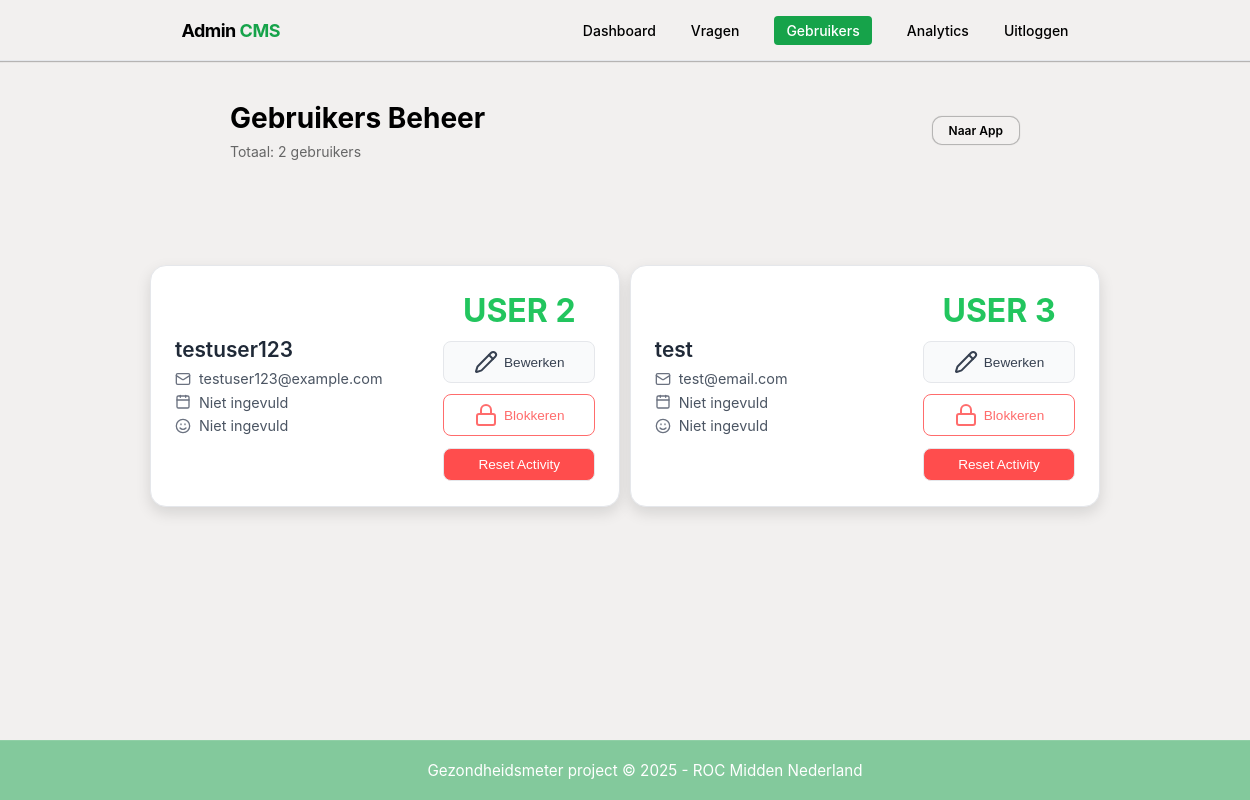
Page /admin/pages/gebruikers.php (signed in) on the committed database.
### tables this page shows
CREATE TABLE `users` (
  `id` bigint(20) UNSIGNED NOT NULL,
  `username` varchar(100) NOT NULL,
  `email` varchar(255) NOT NULL,
  `password_hash` varchar(255) NOT NULL,
  `is_admin` tinyint(1) NOT NULL DEFAULT 0,
  `display_name` varchar(150) DEFAULT NULL,
  `birthdate` date DEFAULT NULL,
  `gender` enum('male','female','other') DEFAULT NULL,
  `created_at` timestamp NOT NULL DEFAULT current_timestamp(),
  `last_login` timestamp NULL DEFAULT NULL,
  `is_active` tinyint(1) DEFAULT 1,
  `block_reason` text DEFAULT NULL,
  `deleted_at` timestamp NULL DEFAULT NULL
);

### src/models/User.php (called while the page is built, shortened)
<?php
class User
{
    public static function getAllUsers(): array
    {
        $pdo = Database::getConnection();
        $stmt = $pdo->prepare("SELECT * FROM `users` WHERE is_admin = 0");
        $stmt->execute();
        return $stmt->fetchAll(PDO::FETCH_ASSOC);
    }
}

### admin/pages/gebruikers.php (the view, shortened to what this page needs)
<?php
require_once __DIR__ . '/../../src/models/User.php';
$users = User::getAllUsers();
$totalUsers = count($users);
?>
<!DOCTYPE html>
<html lang="nl">
<head>
    <link rel="stylesheet" href="../../assets/css/admin.css">
</head>
<body class="auth-page">
    <?php include __DIR__ . '/../../components/navbar-admin.php'; ?>
    <div class="dashboard-container1">
        <div class="dashboard-header">
            <div class="dashboard-header-left">
                <h1>Gebruikers Beheer</h1>
                <p>Totaal: <?php echo $totalUsers; ?> gebruiker<?php echo $totalUsers !== 1 ? 's' : ''; ?></p>
            </div>
            <div class="dashboard-header-right">
                <a href="./home.php" class="btn-naar-app">Naar App</a>
            </div>
        </div>
    </div>
<div class="user-list-container">
    <?php foreach ($users as $user): ?>
    <div class="user-card">
        <div class="user-info-wrapper">
            <div class="user-details">
                <h2 class="user-name"><?php echo htmlspecialchars($user['display_name'] ?? $user['username']); ?></h2>
                <div class="user-contact-info">
                    <div class="contact-item">
                        <i data-lucide="mail" class="contact-icon"></i>
                        <span><?php echo htmlspecialchars($user['email']); ?></span>
                    </div>
                    <div class="contact-item">
                        <i data-lucide="calendar" class="contact-icon"></i>
                        <span><?php echo $user['birthdate'] ? htmlspecialchars(date('d-m-Y', strtotime($user['birthdate']))) : 'Niet ingevuld'; ?></span>
                    </div>
                    <div class="contact-item">
                        <i data-lucide="smile" class="contact-icon"></i>
                        <span><?php echo htmlspecialchars($user['gender'] ?? 'Niet ingevuld'); ?></span>
                    </div>
                </div>
            </div>
        </div>
        <div class="user-actions-wrapper">
            <div class="score-display"><?php echo htmlspecialchars($user['is_admin'] ? 'ADMIN' : 'USER'); echo(' ');  echo htmlspecialchars($user['id'])?></div>
            <button class="btn-action btn-edit" onclick="openEditUserModal(<?php echo $user['id']; ?>, '<?php echo htmlspecialchars($user['email']); ?>', '<?php echo htmlspecialchars($user['birthdate'] ?? ''); ?>', '<?php echo htmlspecialchars($user['gender'] ?? ''); ?>')">
                <i data-lucide="pencil"></i> Bewerken
            </button>
            <button class="btn-action btn-delete" onclick="<?php echo $user['is_active'] ? "openBlockUserModal(" . $user['id'] . ", '" . htmlspecialchars($user['username']) . "')" : "openUnblockUserModal(" . $user['id'] . ", '" . htmlspecialchars($user['username']) . "')" ?>">
                <i data-lucide="lock"></i> <?php echo $user['is_active'] ? 'Blokkeren' : 'Deblokkeren'; ?>
            </button>
            <button class="btn-action reset-btn" onclick="if(confirm('Weet je zeker dat je de activiteit van deze gebruiker wilt resetten?')) { resetUserActivity(<?php echo $user['id']; ?>); }">Reset Activity</button>
        </div>
    </div>
    <?php endforeach; ?>
</div>
    <?php include __DIR__ . '/../../components/footer.php'; ?>
</body>
</html>

### assets/css/admin.css (style rules this page uses)
:root { --color-background: #F2F0EF; --color-primary: #0A9F1C; --color-primary-dark: #15803d; --color-primary-light: #dcfce7; --color-primary-hover: #f0fdf4; --color-white: #ffffff; --color-black: #000000; --color-text: #374151; --color-text-muted: #666666; --color-text-light: #999999; --color-border: #e5e7eb; --color-border-dark: #d1d5db; --color-error: #dc2626; --color-error-bg: #fee2e2; --color-chart-green: #008000; --color-chart-pink: #ff6c6c; --color-primary-opacity: rgba(10, 159, 28, 0.15); }
.auth-page { background: var(--color-background); min-height: 100vh; margin: 0; padding: 0; display: flex; flex-direction: column; font-family: -apple-system, BlinkMacSystemFont, "Segoe UI", Roboto, Oxygen, Ubuntu, Cantarell, sans-serif; overflow-x: hidden; }
.btn-naar-app { background: #ffffff1a; border: 1px solid #00000040; box-shadow: 0px 0px 1px 0px #00000040; border-radius: 10px; padding: 6px 16px; color: #000; text-decoration: none; font-weight: 600; font-size: 12px; cursor: pointer; transition: all 0.3s; font-family: "Inter", -apple-system, BlinkMacSystemFont, "Segoe UI", Roboto; display: inline-block; }
.dashboard-header { display: flex; justify-content: space-between; align-items: center; margin-bottom: 40px; }
.dashboard-header-left h1 { font-size: 28px; font-weight: 700; color: #000; margin: 0 0 8px 0; font-family: "Inter", -apple-system, BlinkMacSystemFont, "Segoe UI", Roboto; }
.dashboard-header-left p { font-size: 14px; font-weight: 400; color: #666; margin: 0; font-family: "Inter", -apple-system, BlinkMacSystemFont, "Segoe UI", Roboto; }
.dashboard-header-right { display: flex; align-items: center; }
.dashboard-container1 { max-width: 1200px; margin: 0 16%; padding: 40px 30px; }
:root { --color-success: #22c55e; --color-danger: #ff6c6c; --color-border: #e5e7eb; --color-primary-text: #1f2937; --color-secondary-text: #4b5563; --card-bg: #ffffff; }
.user-list-container { display: grid; grid-template-columns: 1fr 1fr; gap: 1% 1%; max-width: 80%; margin: 2% 12%; align-items: stretch; }
.user-card { background-color: var(--card-bg); border: 1px solid var(--color-border); border-radius: 1rem; padding: 1.5rem; box-shadow: 0 6px 15px rgba(0,0,0,0.12); display: flex; justify-content: space-between; align-items: center; transition: 0.25s; height: 80%; }
.user-info-wrapper { display: flex; align-items: flex-start; gap: 1.5rem; }
.user-details { flex-grow: 1; }
.user-name { font-size: 1.3rem; font-weight: 600; color: var(--color-primary-text); margin: 0 0 0.5rem 0; }
.user-contact-info { display: flex; flex-direction: column; gap: 0.4rem; font-size: 0.9rem; color: var(--color-secondary-text); }
.contact-item { display: flex; align-items: center; }
.contact-icon { width: 1rem; height: 1rem; margin-right: 0.5rem; color: #6b7280; }
.user-actions-wrapper { display: flex; flex-direction: column; align-items: center; gap: 0.7rem; }
.score-display { font-size: 2rem; font-weight: 700; color: var(--color-success); }
.btn-action { padding: 0.5rem 1rem; border-radius: 0.5rem; border: 1px solid var(--color-border); font-size: 0.85rem; cursor: pointer; width: 9.5rem; display: flex; align-items: center; justify-content: center; gap: 6px; }
.btn-edit { background: #f9fafb; color: #374151; }
.btn-delete { background: #fff; border-color: var(--color-danger); color: var(--color-danger); }
.reset-btn { background-color: #ff4d4d; color: white; }

### rows in the picture
users: username "testuser123", email "testuser123@example.com", shows "Niet ingevuld", gender "Niet ingevuld", is_admin "USER", id "2", is_active "Blokkeren"
users: username "test", email "test@email.com", shows "Niet ingevuld", gender "Niet ingevuld", is_admin "USER", id "3", is_active "Blokkeren"

### other values in the picture
$totalUsers "2"
